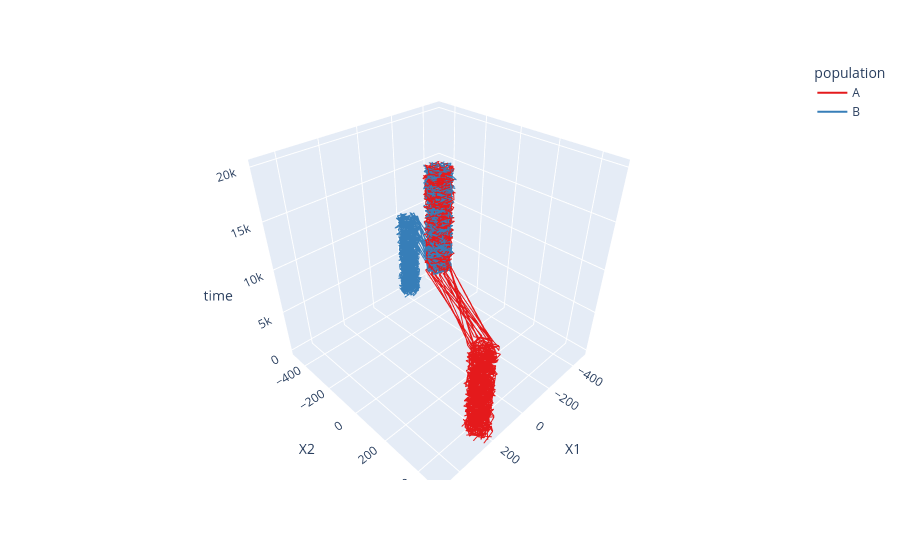

Source (notebook cell):
### Code cell
output_dir = "./counts_data/"
embeddings_df = pd.read_parquet(os.path.join(output_dir, "embeddings.parquet"))
idx_to_sample_df = pd.read_parquet(os.path.join(output_dir, "idx_to_sample.parquet"))
population_sample_dict = {"A": np.arange(20), "B": np.arange(20,40)}
sample_to_pop_df = pd.DataFrame([(sample_id, pop) for pop, sample_ids in population_sample_dict.items() for sample_id in sample_ids], columns=["sample_id", "population"])
plotter = PlotEmbeddings(embeddings_df=embeddings_df, sample_to_pop_df=sample_to_pop_df, idx_to_sample_df=idx_to_sample_df)
plotter.dynamic_plot()
